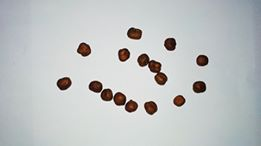
#> input picture orzeszki3.jpg, 261 x 146 px, found by its file name
$ jupyter execute Projekt_Ziarna.ipynb
#> lines starting #> are read from the running program, lines starting #| are printed output that depends on the picture; after the words box and inside, x2 and y2 are one past the last pixel; in counts of white or black regions, pixels touching at a corner belong together; long printed decimals are rounded
[cell 1]
import numpy as np
import matplotlib.pyplot as plt
from skimage.color import rgb2gray
from skimage import io
from skimage import exposure, filters
from scipy.spatial import distance
import math
from scipy import ndimage as ndi
import matplotlib.pyplot as plt


image=io.imread("./images/orzeszki3.jpg")
#> image is the input picture: shape (146, 261, 3); mean R, G, B 190.9, 194, 194.5
image2 = rgb2gray(image)
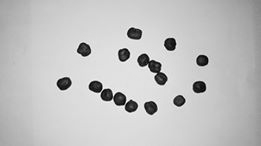
#> image2: shape (146, 261) float64; min 0.0025, max 0.995, mean 0.758


plt.figure(figsize=(5,5))
plt.imshow(image, cmap='gray')
plt.axis('on')

plt.suptitle('Obraz wejsciowy')
plt.show()

plt.figure(figsize=(5,5))
plt.imshow(image2, cmap='gray')
plt.axis('on')

plt.suptitle('Analizowany obraz')
plt.show()

def plot_hist(image,title):

#> called with title = 'Ziarna histogram'
    hist,bins=exposure.histogram(image)
#> hist = 256 values, max 1201 at index 221, min 0 at index 101, mean 148.9; bins = 256 values from 0.00444 to 0.993

    plt.plot(bins, hist)
    plt.suptitle(title)
    plt.show()
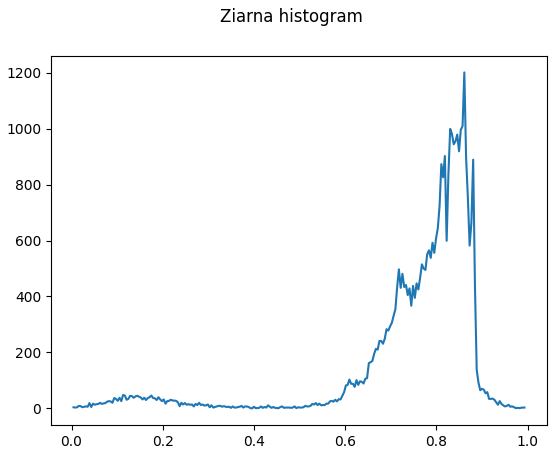
#> figure drawn by matplotlib, 1 panel; curve peaks at x = 0.861, y = 1201

plot_hist(image2, 'Ziarna histogram')

[cell 2]
pom = filters.threshold_otsu(image2)
#> pom = 0.485
print('Prog binaryzacji wynosi: ',pom)
#| Prog binaryzacji wynosi:  0.4851

binaryzacja = image2 < pom
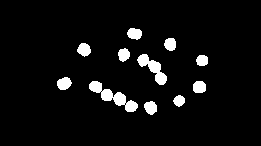
#> binaryzacja: shape (146, 261) bool; 5.3% white; 11 white regions, largest, box (x1, y1, x2, y2) and area: (89, 81, 138, 112) 506, (137, 54, 167, 85) 367, (57, 77, 72, 90) 146
plt.figure(figsize=(10,5))
plt.imshow(binaryzacja, cmap='binary')
plt.axis('on')
plt.suptitle('Obraz po binaryzacji')
plt.show()

[cell 3]
from scipy import ndimage as ndi
import matplotlib.pyplot as plt

obiekty_l, nb_l = ndi.label(binaryzacja)
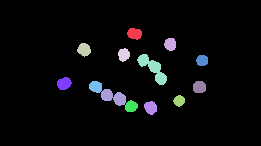
#> obiekty_l: shape (146, 261) int32; 14 distinct labels, from 0 to 13; one colour per label, 0 black
#> nb_l = 13

rozmiar = np.bincount(obiekty_l.ravel())
#> rozmiar = [36074, 138, 126, 139, 124, 367, 111, 146, 127, 137, 260, 102, 119, 136]
rozmiar_maski = rozmiar > 20
#> rozmiar_maski = [True, True, True, True, True, True, True, True, True, True, True, True, True, True]
rozmiar_maski[0] = 0

figura = rozmiar_maski[obiekty_l]


plt.figure(figsize=(10,5))
plt.imshow(figura, cmap="hot")
plt.axis('on')
plt.show()


def count_black_white(image):
    a,b = image.shape
#> a = 146; b = 261
    black = 0
    white = 0

    for i in range(a):
        for j in range(b):
            if image [i,j] == 1:
                white+=1
            elif image[i,j] == 0:
                black +=1
#> after the loop, black = 36074; white = 2032
    return (white*100)/(white+black)

obszar=count_black_white(figura)
#> obszar = 5.33

print('Analizowane obiekty stanowią ',obszar,'% obszaru zdjecia')
#| Analizowane obiekty stanowią  5.332 % obszaru zdjecia

[cell 4]
from skimage.morphology import binary_erosion

def smalling(image):
    for i in range(4):
        image = binary_erosion(image)
#> this loop made 4 passes
#> pass 1, in smalling, `image = binary_erosion(image)`:
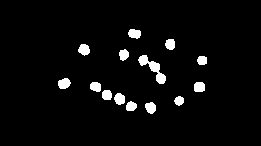
#> image: shape (146, 261) bool; 3.9% white; 14 white regions, largest, box (x1, y1, x2, y2) and area: (138, 55, 166, 84) 275, (58, 78, 71, 89) 109, (78, 44, 90, 56) 104
#> pass 2, in smalling, `image = binary_erosion(image)`:
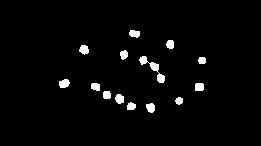
#> image: shape (146, 261) bool; 2.7% white; 14 white regions, largest, box (x1, y1, x2, y2) and area: (139, 56, 165, 83) 187, (59, 79, 70, 88) 77, (79, 45, 89, 55) 73
#> pass 3, in smalling, `image = binary_erosion(image)`:
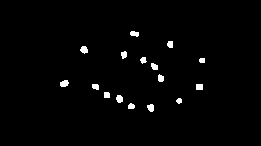
#> image: shape (146, 261) bool; 1.6% white; 16 white regions, largest, box (x1, y1, x2, y2) and area: (60, 80, 69, 87) 49, (80, 46, 88, 54) 46, (116, 95, 123, 103) 45
#> after the loop:
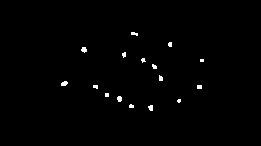
#> image: shape (146, 261) bool; 0.81% white; 16 white regions (9 under 20 px), largest, box (x1, y1, x2, y2) and area: (61, 81, 68, 86) 27, (81, 47, 87, 53) 26, (117, 96, 122, 102) 25
    return image

ok=smalling(obiekty_l)
plt.figure(figsize=(10,10))
plt.imshow(ok, cmap="hot")
plt.axis('on')

obiekty_ll, nb_ll = ndi.label(ok)
#> obiekty_ll: shape (146, 261) int32; 17 distinct labels, from 0 to 16
#> nb_ll = 16

plt.figure(figsize=(10,10))
plt.imshow(obiekty_ll, cmap="hot")
plt.axis('on')
plt.show()

print('Ilość obiektow:',nb_ll)
#| Ilość obiektow: 16

[cell 5]
def Figury_punkty(obiekt, numer):

    punkt = []
    for i in range(obiekt.shape[0]):
        for j in range(obiekt.shape[1]):
            if obiekt[i,j] == numer:
                punkt.append((i,j))

    return punkt

def srodek_ciezkosci(punkt):
    a=0
    b=0
    for (i,j) in punkt:
        a = a + j
        b = b + i
    a = a/len(punkt)
    b = b/len(punkt)

    return [b, a]


def Blair_Bliss(punkty):

    p = len(punkty)
    a,b = srodek_ciezkosci(punkty)

    k = 0
    for punkt in punkty:
         k = k + distance.euclidean(punkt,(a,b))**2

    return p/(math.sqrt(2*math.pi*k))

def Feret(punkty):

    a = [x for (y,x) in punkty]
    b = [y for (y,x) in punkty]

    aa = max(a) - min(a)
    bb = max(b) - min(b)

    return float(bb)/float(aa)


for i in range(nb_ll):
    punkcik = Figury_punkty(obiekty_ll, i+1)
    BB = Blair_Bliss(punkcik)
    ft = Feret(punkcik)

    print('Liczba punktow: ',len(punkcik),' Srodek ciezkosci: ', srodek_ciezkosci(punkcik), ' Blair-Bliss: ', BB,' Feret: ',ft)
#> this loop made 16 passes
#> (p in Blair_Bliss, BB, aa in Feret, bb in Feret, ft) on passes 1 to 12: (20, 0.8, 6, 3, 0.5), (18, 0.996, 3, 4, 1.33), (26, 0.992, 5, 5, 1), (18, 0.963, 3, 5, 1.67), (16, 0.968, 4, 4, 1), (12, 0.998, 3, 2, 0.667), (19, 0.947, 4, 4, 1), (20, 0.957, 3, 5, 1.67), (27, 0.947, 6, 4, 0.667), (17, 0.945, 4, 3, 0.75), (20, 0.99, 4, 3, 0.75), (16, 1.01, 3, 3, 1)
#| Liczba punktow:  20  Srodek ciezkosci:  [33.35, 133.95]  Blair-Bliss:  0.7999  Feret:  0.5
#| Liczba punktow:  18  Srodek ciezkosci:  [44.0, 169.667]  Blair-Bliss:  0.9958  Feret:  1.333
#| Liczba punktow:  26  Srodek ciezkosci:  [49.269, 83.615]  Blair-Bliss:  0.9923  Feret:  1.0
#| Liczba punktow:  18  Srodek ciezkosci:  [54.278, 123.667]  Blair-Bliss:  0.9629  Feret:  1.667
#| Liczba punktow:  16  Srodek ciezkosci:  [59.75, 142.8125]  Blair-Bliss:  0.9685  Feret:  1.0
#| Liczba punktow:  12  Srodek ciezkosci:  [60.0, 201.5]  Blair-Bliss:  0.9982  Feret:  0.6667
#| Liczba punktow:  19  Srodek ciezkosci:  [66.211, 153.947]  Blair-Bliss:  0.9467  Feret:  1.0
#| Liczba punktow:  20  Srodek ciezkosci:  [77.95, 160.35]  Blair-Bliss:  0.9571  Feret:  1.667
#> (further printed lines are left out)

$ run again, with orzeszki10.jpg copied over orzeszki3.jpg
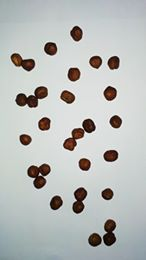
#> input picture orzeszki10.jpg, 146 x 260 px, found by its file name
#> image is the input picture: shape (260, 146, 3); mean R, G, B 184.8, 187.5, 185.6
#> hist = 256 values, max 1188 at index 220, min 1 at index 118, mean 148.3; bins = 256 values from 0.00195 to 0.995
#> in plot_hist, `plt.show()`:
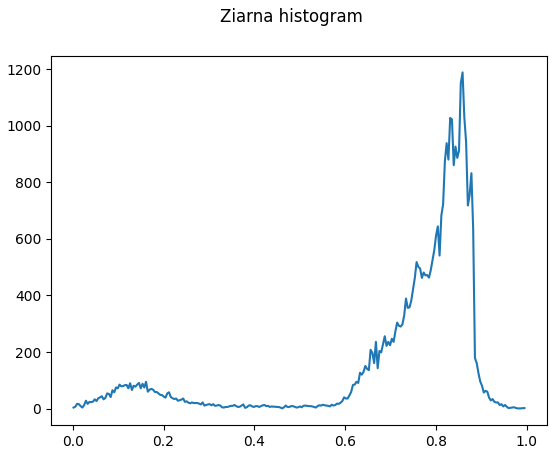
#> figure drawn by matplotlib, 1 panel; curve peaks at x = 0.858, y = 1188
#> pom = 0.481
#| Prog binaryzacji wynosi:  0.4808
#> binaryzacja: shape (260, 146) bool; 10.1% white; 21 white regions, largest, box (x1, y1, x2, y2) and area: (63, 119, 96, 151) 383, (15, 86, 48, 108) 374, (27, 164, 51, 189) 360
#> obiekty_l: shape (260, 146) int32; 23 distinct labels, from 0 to 22
#> nb_l = 22
#> rozmiar = 23 values, max 34134 at index 0, min 99 at index 14, mean 1650.4
#> obszar = 10.08
#| Analizowane obiekty stanowią  10.079 % obszaru zdjecia
#> after the loop in smalling, `for i in range(4):`:
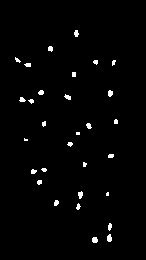
#> image: shape (260, 146) bool; 1.7% white; 30 white regions (11 under 20 px), largest, box (x1, y1, x2, y2) and area: (107, 234, 112, 242) 32, (92, 237, 98, 243) 31, (78, 191, 83, 199) 29
#> obiekty_ll: shape (260, 146) int32; 31 distinct labels, from 0 to 30
#> nb_ll = 30
#| Ilość obiektow: 30
#> the loop `for i in range(nb_ll):` made 30 passes
#> (p in Blair_Bliss, BB, aa in Feret, bb in Feret, ft) on passes 1 to 8: (26, 0.944, 4, 6, 1.5), (24, 0.999, 4, 5, 1.25), (18, 0.848, 5, 5, 1), (19, 0.994, 4, 4, 1), (17, 0.9, 3, 5, 1.67), (23, 0.939, 6, 3, 0.5), (20, 0.99, 3, 4, 1.33), (24, 0.998, 5, 4, 0.8)
#> (printed output is left out)

$ run again, with orzeszki11.jpg copied over orzeszki3.jpg
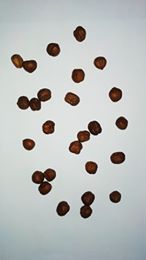
#> input picture orzeszki11.jpg, 146 x 260 px, found by its file name
#> image is the input picture: shape (260, 146, 3); mean R, G, B 186.1, 189, 187.8
#> hist = 256 values, max 1507 at index 221, min 0 at index 253, mean 148.3; bins = 256 values from 0.0061 to 0.993
#> in plot_hist, `plt.show()`:
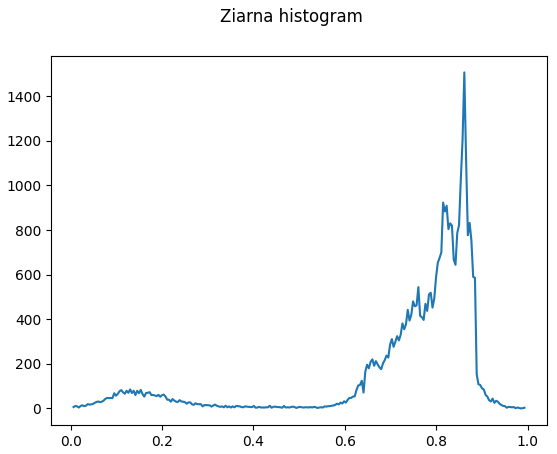
#> figure drawn by matplotlib, 1 panel; curve peaks at x = 0.862, y = 1507
#> pom = 0.482
#| Prog binaryzacji wynosi:  0.4823
#> binaryzacja: shape (260, 146) bool; 9.3% white; 18 white regions, largest, box (x1, y1, x2, y2) and area: (69, 121, 102, 154) 407, (17, 88, 51, 111) 402, (32, 169, 56, 195) 391
#> obiekty_l: shape (260, 146) int32; 20 distinct labels, from 0 to 19
#> nb_l = 19
#> rozmiar = 20 values, max 34441 at index 0, min 110 at index 13, mean 1898
#> obszar = 9.27
#| Analizowane obiekty stanowią  9.270 % obszaru zdjecia
#> after the loop in smalling, `for i in range(4):`:
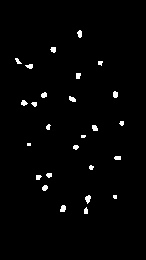
#> image: shape (260, 146) bool; 1.7% white; 26 white regions (6 under 20 px), largest, box (x1, y1, x2, y2) and area: (85, 195, 91, 204) 35, (60, 205, 66, 212) 34, (77, 30, 82, 38) 30
#> obiekty_ll: shape (260, 146) int32; 27 distinct labels, from 0 to 26
#> nb_ll = 26
#| Ilość obiektow: 26
#> the loop `for i in range(nb_ll):` made 26 passes
#> (p in Blair_Bliss, BB, aa in Feret, bb in Feret, ft) on passes 1 to 8: (30, 0.934, 4, 7, 1.75), (28, 0.993, 5, 5, 1), (23, 0.824, 6, 5, 0.833), (19, 0.968, 4, 4, 1), (28, 0.915, 7, 4, 0.571), (27, 0.965, 4, 5, 1.25), (30, 0.985, 4, 6, 1.5), (28, 0.991, 5, 5, 1)
#> (printed output is left out)
